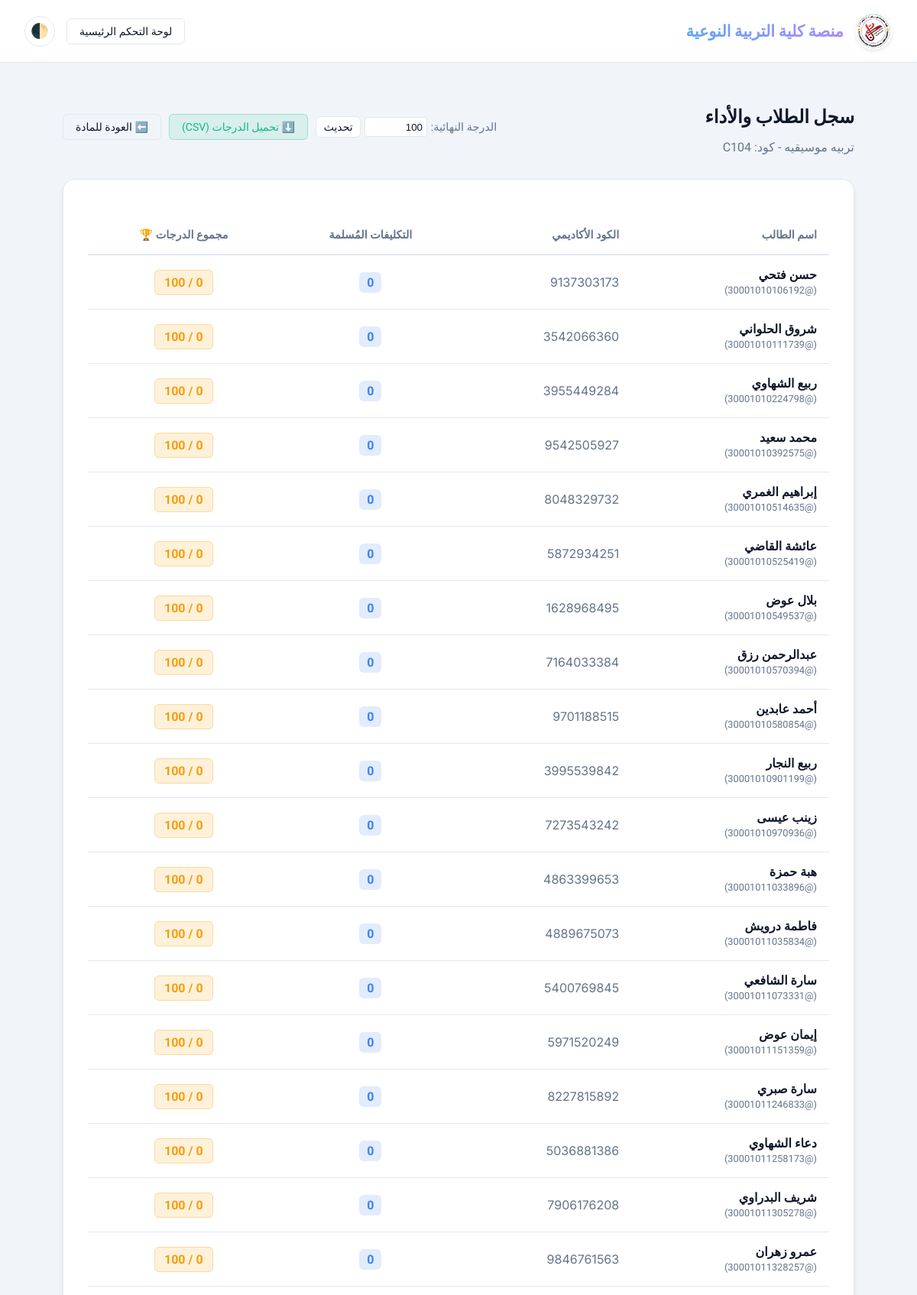
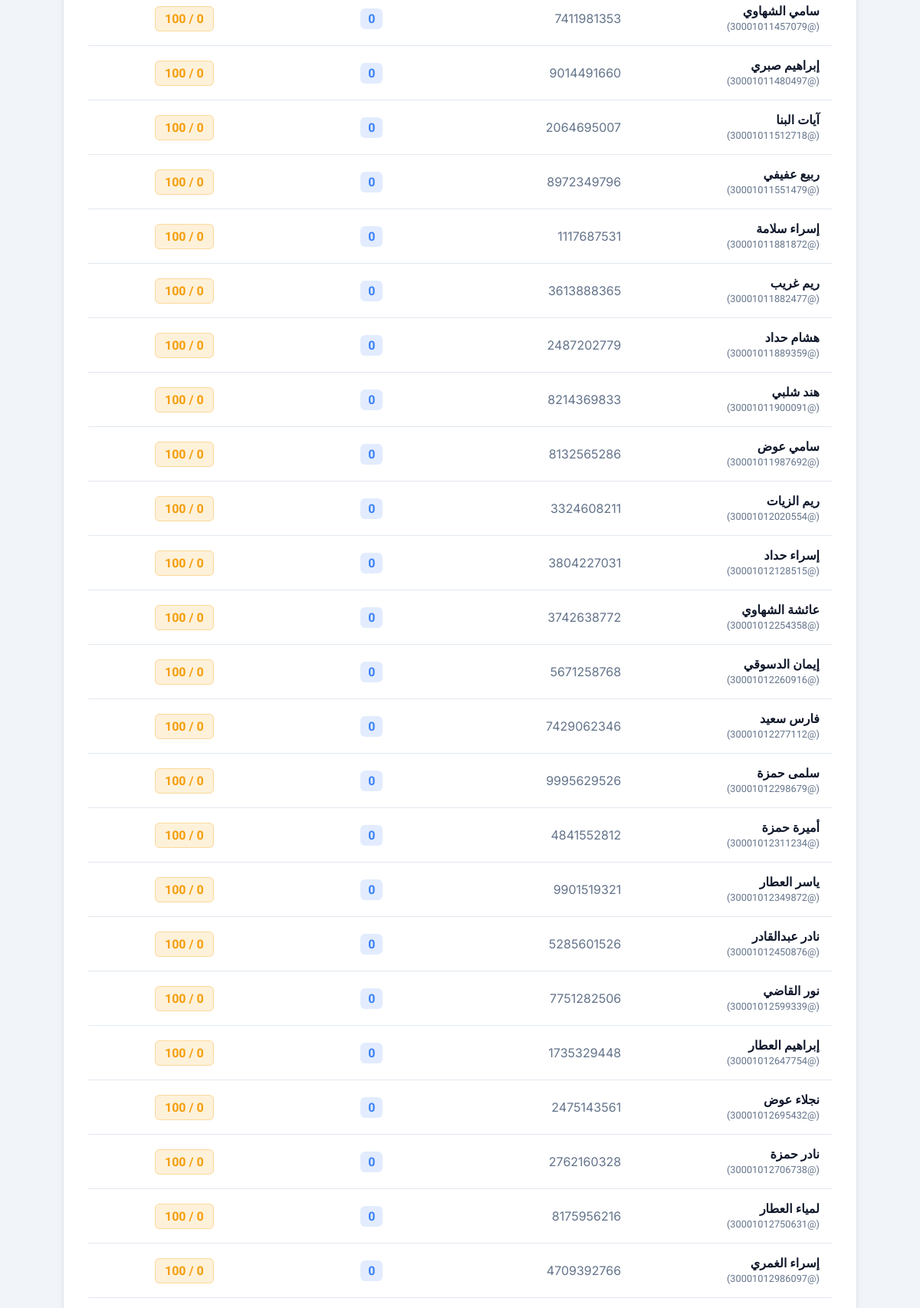
The app's page /subject/5/roster/ (signed in, upper part) with its own data (2 pictures, top to bottom).
### lms_app/models.py (models this page shows, shortened)
class Subject(models.Model):
    DAYS_OF_WEEK = (
        (0, 'Monday'),
        (1, 'Tuesday'),
        (2, 'Wednesday'),
        (3, 'Thursday'),
        (4, 'Friday'),
        (5, 'Saturday'),
        (6, 'Sunday'),
    )
    name = models.CharField(max_length=200)
    code = models.CharField(max_length=20, unique=True, null=True, blank=True, verbose_name="كود المادة")
    description = models.TextField(blank=True)
    official_book = models.FileField(upload_to=get_book_upload_path, blank=True, null=True)
    professor = models.ForeignKey(
        User,
        on_delete=models.SET_NULL,
        null=True,
        limit_choices_to={'role': User.Role.DOCTOR},
        related_name='subjects_taught'
    )
    lecture_day = models.IntegerField(choices=DAYS_OF_WEEK, null=True, blank=True)
    academic_year = models.IntegerField(choices=User.ACADEMIC_YEAR_CHOICES, default=1)
    max_total_grade = models.IntegerField(default=100)
    @property
    def students(self):
        return self.enrolled_students.filter(role=User.Role.STUDENT)

class User(AbstractUser):
    class Role(models.TextChoices):
        ADMIN = 'ADMIN', _('Admin')
        DOCTOR = 'DOCTOR', _('Doctor')
        STUDENT = 'STUDENT', _('Student')
    ACADEMIC_YEAR_CHOICES = (
        (1, 'First Year'),
        (2, 'Second Year'),
        (3, 'Third Year'),
        (4, 'Fourth Year'),
    )
    role = models.CharField(max_length=20, choices=Role.choices, default=Role.STUDENT)
    university_id = models.CharField(max_length=20, unique=True, null=True, blank=True)
    department = models.CharField(max_length=100, blank=True)
    academic_year = models.IntegerField(choices=ACADEMIC_YEAR_CHOICES, default=1, null=True, blank=True)
    section_group = models.IntegerField(
        null=True,
        blank=True,
        help_text=_('Section 1 to 5')
    )
    date_of_birth = models.DateField(null=True, blank=True)
    gender = models.CharField(max_length=10, choices=[('Male', 'Male'), ('Female', 'Female')], null=True, blank=True)
    needs_review = models.BooleanField(default=False, help_text=_('Flagged for manual review (e.g. English name translation)'))
    profile_picture = models.ImageField(upload_to='profile_pics/', blank=True, null=True)
    registered_subjects = models.ManyToManyField('Subject', blank=True, related_name='enrolled_students')
    REQUIRED_FIELDS = ['email', 'role']

### lms_app/views.py (the view)
# urls.py: path('subject/<int:subject_id>/roster/', views.subject_roster, name='subject_roster'),
@login_required(login_url='/login/')
@user_passes_test(is_doctor, login_url='/login/')
def subject_roster(request, subject_id):
    subject = get_object_or_404(Subject, id=subject_id)
    if subject.professor != request.user:
        messages.error(request, "غير مصرح لك بعرض بيانات هذه المادة")
        return HttpResponseRedirect(request.META.get('HTTP_REFERER', '/doctor/dashboard/'))
    assign_sum = Submission.objects.filter(
        student=OuterRef('pk'), assignment__subject=subject
    ).values('student').annotate(total=Sum('grade')).values('total')
    assign_count = Submission.objects.filter(
        student=OuterRef('pk'), assignment__subject=subject
    ).values('student').annotate(c=Count('id')).values('c')
    exam_sum = ExamAttempt.objects.filter(
        student=OuterRef('pk'), exam__subject=subject, exam__exam_type='LECTURE', is_submitted=True
    ).values('student').annotate(total=Sum('score')).values('total')
    exam_count = ExamAttempt.objects.filter(
        student=OuterRef('pk'), exam__subject=subject, exam__exam_type='LECTURE', is_submitted=True
    ).values('student').annotate(c=Count('id')).values('c')
    students = list(subject.students.annotate(
        submission_count=Coalesce(Subquery(assign_count, output_field=IntegerField()), 0),
        assignment_grade=Coalesce(Subquery(assign_sum, output_field=IntegerField()), 0),
        exam_attempt_count=Coalesce(Subquery(exam_count, output_field=IntegerField()), 0),
        exam_grade=Coalesce(Subquery(exam_sum, output_field=IntegerField()), 0),
    ).annotate(
        total_grade=F('assignment_grade') + F('exam_grade')
    ).order_by('username').prefetch_related(
        Prefetch('exam_attempts', queryset=ExamAttempt.objects.filter(exam__subject=subject, exam__exam_type='LECTURE', is_submitted=True), to_attr='subject_exam_attempts')
    ))
    exams = Exam.objects.filter(subject=subject, exam_type='LECTURE').order_by('created_at')
    for student in students:
        attempt_dict = {attempt.exam_id: attempt.score for attempt in student.subject_exam_attempts}
        student.ordered_exam_scores = [attempt_dict.get(exam.id, None) for exam in exams]
    return render(request, 'subject_roster.html', {
        'subject': subject,
        'students': students,
        'exams': exams
    })

### lms_app/context_processors.py (called while the page is built)
def active_announcement(request):
    return {
        'GLOBAL_ANNOUNCEMENT': GlobalAnnouncement.objects.filter(is_active=True).last()
    }

def user_notifications(request):
    if request.user.is_authenticated:
        return {'USER_NOTIFICATIONS': request.user.notifications.filter(is_read=False).order_by('-created_at')}
    return {'USER_NOTIFICATIONS': []}

### lms_app/views.py (called while the page is built)
def is_doctor(user):
    return user.is_authenticated and user.role == User.Role.DOCTOR

### lms_app/templates/subject_roster.html (shortened to what this page needs)
{% load static %}
<!DOCTYPE html>
<html lang="ar" dir="rtl">
<head>
</head>
<body>
    <nav class="navbar">
                <a style="display: flex; align-items: center; gap: 15px; text-decoration: none;" href="
    {% if request.user.is_authenticated %}
        {% if request.user.role == 'STUDENT' %}
            {% url 'student_dashboard' %}
        {% elif request.user.role == 'DOCTOR' %}
            {% url 'doctor_dashboard' %}
        {% else %}
            {% url 'login' %}
        {% endif %}
    {% else %}
        {% url 'login' %}
    {% endif %}
">
            <img src="{% static 'images/logo_nav.png' %}" alt="University Logo" style="height: 45px; width: 45px; object-fit: contain; background-color: white; border-radius: 50%; padding: 2px; box-shadow: 0 2px 4px rgba(0,0,0,0.1);">
            <h1 style="font-family: 'Cairo', sans-serif !important; font-weight: 700; font-size: 1.3rem; color: var(--text-primary); margin: 0;">منصة كلية التربية النوعية</h1>
        </a>
        <div style="display: flex; align-items: center; gap: 15px;">
            <a href="{% url 'doctor_dashboard' %}" class="action-btn">لوحة التحكم الرئيسية</a>
            <button id="theme-toggle" type="button" class="btn" style="background: var(--surface-card); border: 1px solid var(--border-color); color: var(--text-primary); border-radius: 50%; width: 40px; height: 40px; display: flex; align-items: center; justify-content: center; font-size: 1.2rem; cursor: pointer; transition: all 0.3s ease; padding: 0;">🌓</button>
        </div>
    </nav>
    <div class="container">
        <div style="display: flex; justify-content: space-between; align-items: center; margin-bottom: 2rem;">
            <div>
                <h2 style="margin: 0; color: var(--text-primary);">سجل الطلاب والأداء</h2>
                <p style="color: var(--text-muted); margin: 0.5rem 0 0 0;">{{ subject.name }} - كود: {{ subject.code }}</p>
            </div>
            <div style="display: flex; gap: 10px;">
                <form action="{% url 'update_subject_grade' subject.id %}" method="post" style="display: flex; gap: 5px; align-items: center;">
                    <label for="max_grade" style="color: var(--text-muted); font-size: 0.9rem;">الدرجة النهائية:</label>
                    <input type="number" name="max_grade" value="{{ subject.max_total_grade }}" min="1" style="width: 70px; padding: 0.3rem; border: 1px solid var(--border-color); border-radius: 4px; background: var(--surface-card); color: var(--text-primary);">
                    <button type="submit" class="action-btn" style="padding: 0.3rem 0.6rem; background: var(--surface-card);">تحديث</button>
                </form>
                <a href="{% url 'export_grades_csv' subject.id %}" class="action-btn" style="background-color: rgba(16, 185, 129, 0.1); color: #10b981; border-color: rgba(16, 185, 129, 0.3);">⬇️ تحميل الدرجات (CSV)</a>
                <a href="{% url 'subject_detail' subject.id %}" class="action-btn">⬅️ العودة للمادة</a>
            </div>
        </div>
        <div class="interactive-card">
            <table>
                <thead>
                    <tr style="border-bottom: 2px solid var(--border-color);">
                        <th style="white-space: nowrap;">اسم الطالب</th>
                        <th style="white-space: nowrap;">الكود الأكاديمي</th>
                        <th style="white-space: nowrap; text-align: center;">التكليفات المُسلمة</th>
                        <th style="white-space: nowrap; text-align: center;">مجموع الدرجات 🏆</th>
                    </tr>
                </thead>
                <tbody>
                    {% for student in students %}
                    <tr>
                        <td style="font-weight: 600; white-space: nowrap;">{{ student.first_name }} {{ student.last_name }} <br><span style="color: var(--text-muted); font-size: 0.8rem; font-weight: normal;">(@{{ student.username }})</span></td>
                        <td class="inter-font" style="color: var(--text-muted); white-space: nowrap; vertical-align: middle;">{{ student.university_id|default:"-" }}</td>
                        <td style="text-align: center; vertical-align: middle;"><span style="background: rgba(59, 130, 246, 0.15); color: #3b82f6; padding: 4px 10px; border-radius: 6px; font-weight: bold;">{{ student.submission_count }}</span></td>
                        <td style="text-align: center; vertical-align: middle;"><span style="background: rgba(245, 158, 11, 0.15); color: #f59e0b; border: 1px solid rgba(245, 158, 11, 0.3); padding: 6px 12px; border-radius: 6px; font-weight: bold;">{{ student.total_grade }} / {{ subject.max_total_grade }}</span></td>
                    </tr>
                    {% empty %}
                    <tr>
                        <td colspan="100" style="text-align: center; color: var(--text-muted); padding: 2rem;">لا يوجد طلاب مسجلين في هذه المادة.</td>
                    </tr>
                    {% endfor %}
                </tbody>
            </table>
        </div>
    </div>
</body>
</html>

### lms_app/templates/subject_roster.html (style rules this page uses)
body, p, span, div, td, th { font-family: 'Tajawal', sans-serif !important; }
h1, h2, h3, h4, h5, h6 { font-family: 'Cairo', sans-serif !important; font-weight: 700; }
.badge, .inter-font { font-family: 'Inter', 'Tajawal', sans-serif !important; }
:root { --bg-main: #f1f5f9; --surface-card: #ffffff; --text-primary: #0f172a; --text-muted: #64748b; --brand-primary: #4f46e5; --brand-hover: #4338ca; --border-color: #e2e8f0; --shadow-sm: 0 1px 3px rgba(0,0,0,0.1); --shadow-md: 0 4px 6px -1px rgba(0,0,0,0.1); --shadow-hover: 0 20px 25px -5px rgba(79, 70, 229, 0.15); --transition-speed: 0.3s; }
body { background-color: var(--bg-main) !important; color: var(--text-primary) !important; transition: background-color var(--transition-speed) ease, color var(--transition-speed) ease; margin: 0; min-height: 100vh; }
.navbar { width: 100%; background: var(--surface-card); backdrop-filter: blur(10px); border-bottom: 1px solid var(--border-color); padding: 1rem 2rem; display: flex; justify-content: space-between; align-items: center; box-sizing: border-box; position: sticky; top: 0; z-index: 100; }
.navbar h1 { margin: 0; font-size: 1.25rem; background: linear-gradient(to right, #60a5fa, #a78bfa); -webkit-background-clip: text; -webkit-text-fill-color: transparent; }
.container { max-width: 1100px; width: 100%; margin: 0 auto; padding: 3rem 2rem; box-sizing: border-box; }
.interactive-card { background-color: var(--surface-card) !important; border: 1px solid var(--border-color) !important; border-radius: 16px !important; box-shadow: var(--shadow-md) !important; padding: 2rem; overflow-x: auto; }
.action-btn { background-color: transparent; color: var(--text-primary); border: 1px solid var(--border-color); padding: 0.5rem 1rem; border-radius: 6px; text-decoration: none; font-size: 0.875rem; transition: all 0.2s; display: inline-block; }
table { width: 100%; border-collapse: collapse; text-align: right; margin-top: 1rem; }
th { background-color: var(--surface-card); color: var(--text-muted); padding: 1rem; font-size: 0.9rem; border-bottom: 2px solid var(--border-color); }
td { padding: 1rem; color: var(--text-primary); border-bottom: 1px solid var(--border-color); transition: background-color 0.2s; }

### records on screen
Subject: name "تربيه موسيقيه", code "C104", max_grade "100", max_total_grade "100"
User: first_name "حسن", last_name "فتحي", username "30001010106192", university_id "9137303173", submission_count "0"
User: first_name "شروق", last_name "الحلواني", username "30001010111739", university_id "3542066360", submission_count "0"
User: first_name "ربيع", last_name "الشهاوي", username "30001010224798", university_id "3955449284", submission_count "0"
User: first_name "محمد", last_name "سعيد", username "30001010392575", university_id "9542505927", submission_count "0"
User: first_name "إبراهيم", last_name "الغمري", username "30001010514635", university_id "8048329732", submission_count "0"
User: first_name "عائشة", last_name "القاضي", username "30001010525419", university_id "5872934251", submission_count "0"
User: first_name "بلال", last_name "عوض", username "30001010549537", university_id "1628968495", submission_count "0"
User: first_name "عبدالرحمن", last_name "رزق", username "30001010570394", university_id "7164033384", submission_count "0"
User: first_name "أحمد", last_name "عابدين", username "30001010580854", university_id "9701188515", submission_count "0"
User: first_name "ربيع", last_name "النجار", username "30001010901199", university_id "3995539842", submission_count "0"
User: first_name "زينب", last_name "عيسى", username "30001010970936", university_id "7273543242", submission_count "0"
User: first_name "هبة", last_name "حمزة", username "30001011033896", university_id "4863399653", submission_count "0"
User: first_name "فاطمة", last_name "درويش", username "30001011035834", university_id "4889675073", submission_count "0"
User: first_name "سارة", last_name "الشافعي", username "30001011073331", university_id "5400769845", submission_count "0"
User: first_name "إيمان", last_name "عوض", username "30001011151359", university_id "5971520249", submission_count "0"
User: first_name "سارة", last_name "صبري", username "30001011246833", university_id "8227815892", submission_count "0"
User: first_name "دعاء", last_name "الشهاوي", username "30001011258173", university_id "5036881386", submission_count "0"
User: first_name "شريف", last_name "البدراوي", username "30001011305278", university_id "7906176208", submission_count "0"
User: first_name "عمرو", last_name "زهران", username "30001011328257", university_id "9846761563", submission_count "0"
User: first_name "سامي", last_name "الشهاوي", username "30001011457079", university_id "7411981353", submission_count "0"
User: first_name "إبراهيم", last_name "صبري", username "30001011480497", university_id "9014491660", submission_count "0"
User: first_name "آيات", last_name "البنا", username "30001011512718", university_id "2064695007", submission_count "0"
User: first_name "ربيع", last_name "عفيفي", username "30001011551479", university_id "8972349796", submission_count "0"
User: first_name "إسراء", last_name "سلامة", username "30001011881872", university_id "1117687531", submission_count "0"
User: first_name "ريم", last_name "غريب", username "30001011882477", university_id "3613888365", submission_count "0"
User: first_name "هشام", last_name "حداد", username "30001011889359", university_id "2487202779", submission_count "0"
User: first_name "هند", last_name "شلبي", username "30001011900091", university_id "8214369833", submission_count "0"
User: first_name "سامي", last_name "عوض", username "30001011987692", university_id "8132565286", submission_count "0"
User: first_name "ريم", last_name "الزيات", username "30001012020554", university_id "3324608211", submission_count "0"
User: first_name "إسراء", last_name "حداد", username "30001012128515", university_id "3804227031", submission_count "0"
User: first_name "عائشة", last_name "الشهاوي", username "30001012254358", university_id "3742638772", submission_count "0"
User: first_name "إيمان", last_name "الدسوقي", username "30001012260916", university_id "5671258768", submission_count "0"
User: first_name "فارس", last_name "سعيد", username "30001012277112", university_id "7429062346", submission_count "0"
User: first_name "سلمى", last_name "حمزة", username "30001012298679", university_id "9995629526", submission_count "0"
User: first_name "أميرة", last_name "حمزة", username "30001012311234", university_id "4841552812", submission_count "0"
User: first_name "ياسر", last_name "العطار", username "30001012349872", university_id "9901519321", submission_count "0"
User: first_name "نادر", last_name "عبدالقادر", username "30001012450876", university_id "5285601526", submission_count "0"
User: first_name "نور", last_name "القاضي", username "30001012599339", university_id "7751282506", submission_count "0"
User: first_name "إبراهيم", last_name "العطار", username "30001012647754", university_id "1735329448", submission_count "0"
User: first_name "نجلاء", last_name "عوض", username "30001012695432", university_id "2475143561", submission_count "0"
User: first_name "نادر", last_name "حمزة", username "30001012706738", university_id "2762160328", submission_count "0"
User: first_name "لمياء", last_name "العطار", username "30001012750631", university_id "8175956216", submission_count "0"
User: first_name "إسراء", last_name "الغمري", username "30001012986097", university_id "4709392766", submission_count "0"
